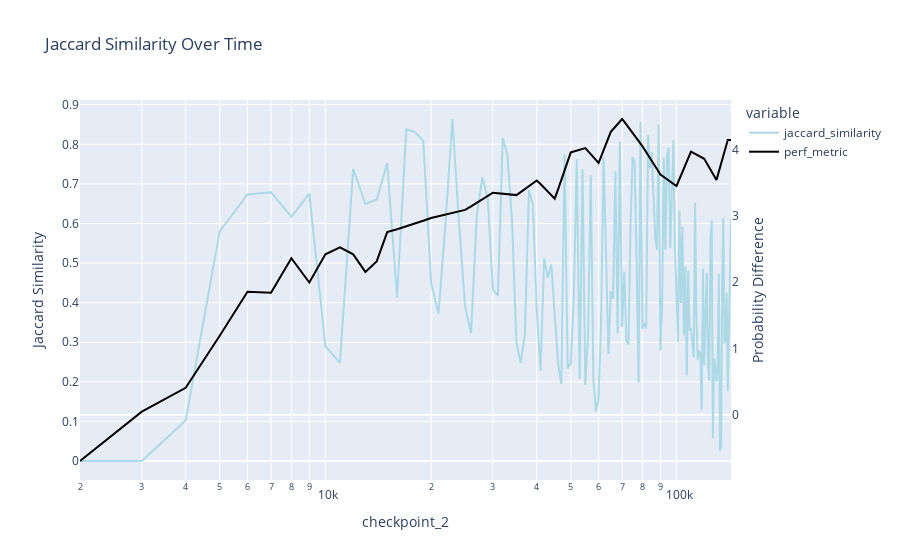

Notebook code cell kept with this figure:
### Markdown cell above
### Graph Similarity

### Code cell
jaccard_results = compute_jaccard_similarity(df)

# Add a new column for the performance metric by mapping the checkpoint_2 values using the perf_metric_dict
jaccard_results['perf_metric'] = jaccard_results['checkpoint_2'].map(perf_metric_dict)

# Interpolate missing values
jaccard_results['perf_metric'] = jaccard_results['perf_metric'].interpolate(method='linear')

# plot jaccard similarity over time
fig = px.line(jaccard_results, x='checkpoint_2', y=['jaccard_similarity'], title='Jaccard Similarity Over Time', log_x=True)

# Specify colors for each line
colors = {'jaccard_similarity': 'lightblue', 'perf_metric': 'black'}

# Update each trace with the specified color
for i, trace in enumerate(fig.data):
    fig.data[i].update(line=dict(color=colors[trace.name]))


fig.update_layout(
    yaxis2=dict(title="Probability Difference", overlaying="y", side="right", showgrid=False)
)
fig.add_trace(
    go.Scatter(x=jaccard_results['checkpoint_2'], y=jaccard_results['perf_metric'], name='perf_metric', mode='lines', yaxis='y2', line=dict(color=colors['perf_metric']))
)

# Optional: Update the layout if you need to adjust titles or other aesthetics
fig.update_layout(
    yaxis_title="Jaccard Similarity"
)

fig.show()

### Figure 1 — Plotly figure (JSON) as saved in the notebook; plotly's stock layout.template omitted (floating-point values rounded to 4 significant figures; data arrays with more than 128 entries replaced by an {"elided": "..."} marker saying what was removed)
{"data": [{"hovertemplate": "variable=jaccard_similarity<br>checkpoint_2=%{x}<br>value=%{y}<extra></extra>", "legendgroup": "jaccard_similarity", "line": {"color": "lightblue", "dash": "solid"}, "marker": {"symbol": "circle"}, "mode": "lines", "name": "jaccard_similarity", "orientation": "v", "showlegend": true, "type": "scatter", "x": {"elided": "142 int values"}, "xaxis": "x", "y": {"elided": "142 float values"}, "yaxis": "y"}, {"line": {"color": "black"}, "mode": "lines", "name": "perf_metric", "type": "scatter", "x": {"elided": "142 int values"}, "y": {"elided": "142 float values"}, "yaxis": "y2"}], "layout": {"legend": {"title": {"text": "variable"}, "tracegroupgap": 0}, "title": {"text": "Jaccard Similarity Over Time"}, "xaxis": {"anchor": "y", "domain": [0, 1], "title": {"text": "checkpoint_2"}, "type": "log"}, "yaxis": {"anchor": "x", "domain": [0, 1], "title": {"text": "Jaccard Similarity"}}, "yaxis2": {"overlaying": "y", "showgrid": false, "side": "right", "title": {"text": "Probability Difference"}}}}
